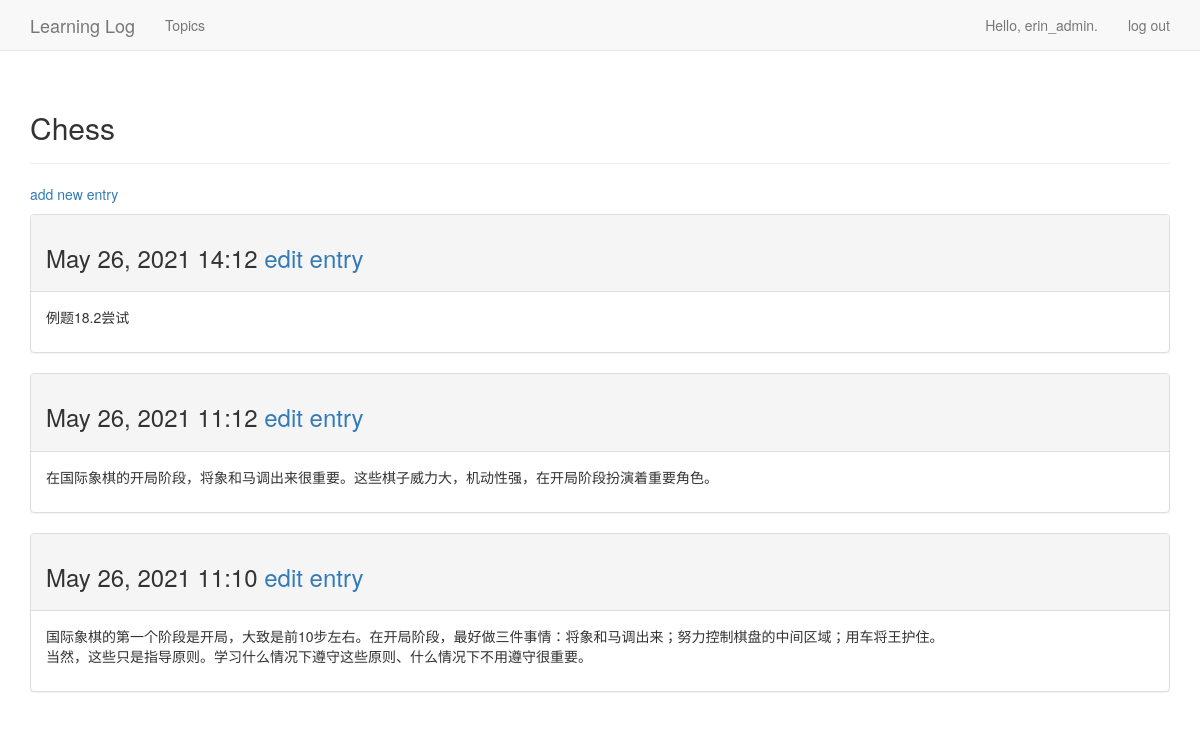
/topics/1 (signed in), run on an earlier commit of the app's database.
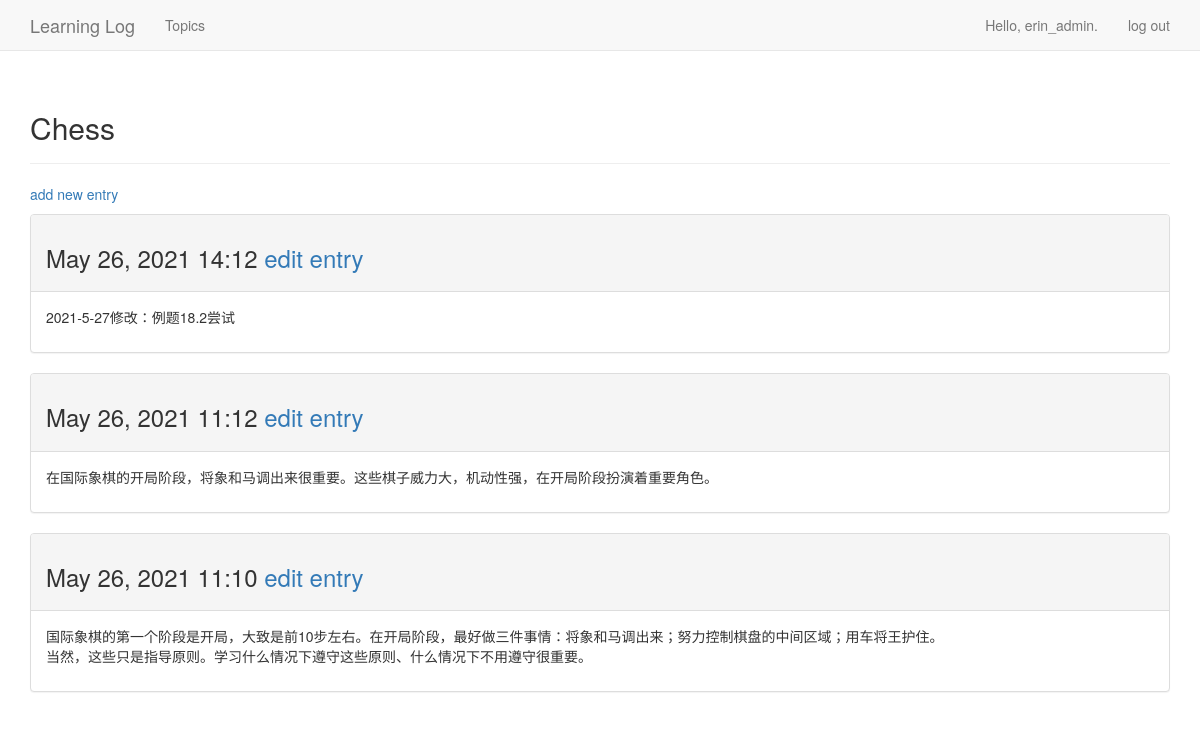
And on a later commit of the database.
### learning_logs/models.py (models this page shows, shortened)
class Entry(models.Model):
    topic = models.ForeignKey(Topic, on_delete=models.CASCADE)
    text = models.TextField()
    date_added = models.DateTimeField(auto_now_add=True)
    class Meta:
        verbose_name_plural = 'entries'

### learning_logs/views.py (the view)
# urls.py: path('topics/<topic_id>', views.topic, name='topic'),
@login_required
def topic(request, topic_id):
    topic = get_object_or_404(Topic, id=topic_id)
    check_topic_owner(request, topic)
    entries = topic.entry_set.order_by('-date_added')
    context = {'topic': topic, 'entries': entries}
    return render(request, 'learning_logs/topic.html', context)

### learning_logs/models.py (called while the page is built)
    def __str__(self):
        return self.text

### learning_logs/views.py (called while the page is built)
def check_topic_owner(request, topic):
    if topic.owner != request.user:
        raise Http404

### learning_logs/templates/learning_logs/topic.html (shortened to what this page needs)
{% extends "learning_logs/base.html" %}
{% block header %}
  <h2>{{ topic }}</h2>
{% endblock header %}
{% block content %}
  <p>
    <a href="{% url 'learning_logs:new_entry' topic.id %}">add new entry</a>
  </p>
  {% for entry in entries %}
    <div class="panel panel-default">
      <div class="panel-heading">
        <h3>
          {{ entry.date_added|date:'M d, Y H:i' }}
          <samll>
            <a href="{% url 'learning_logs:edit_entry' entry.id %}">
              edit entry</a>
        </h3>
      </div>
      <div class="panel-body">
        {{ entry.text|linebreaks }}
      </div>
    </div>
  {% empty %}
    There are no entries for this topic yet.
  {% endfor %}
{% endblock content %}

What changed in the data, as far as the page shows it:
changed Entry "May 26, 2021 14:12": text "例题18.2尝试" → "2021-5-27修改：例题18.2尝试"
